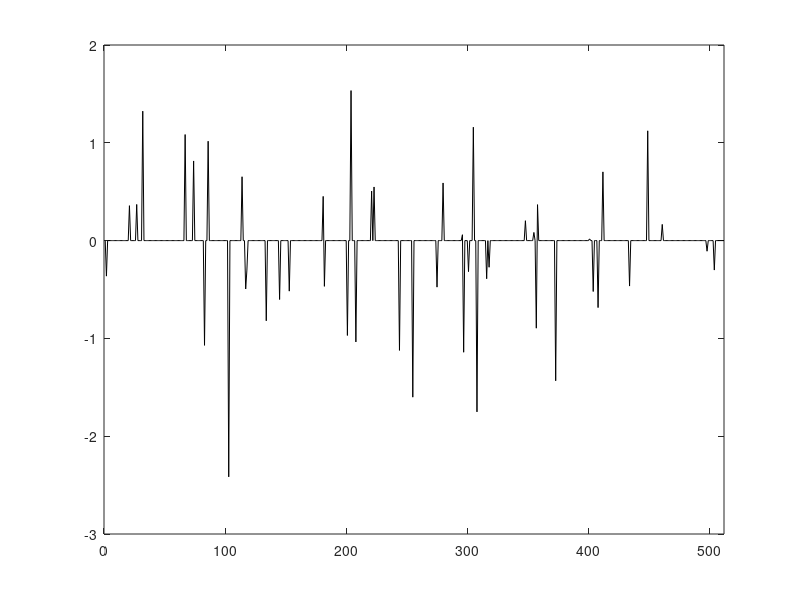

MATLAB code for this plot:
clear all, close all, clc

load('source_signal.mat');

%% settings
linewidth=1;
fs_label=12;
fs_tick=10;
fs_legend=10;
figsize=[100,100,400,250];

figure('color','w','position',figsize);
plot(h_star,'k');
set(gca,'FontSize',fs_tick);
xlim([0 512])